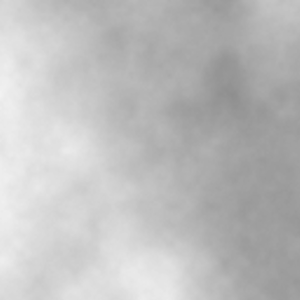
Frame 1 (no input)
Frame 60 (the mouse pressed at the canvas centre just before this capture): identical to frame 1, image omitted
Frame 120 (the mouse held since frame 60 and released just before this capture): identical to frame 1, image omitted

The Processing sketch that drew this single still picture (run headless with seeded random() and noise(); from frame 60 on, the mouse is pressed at the canvas centre):

// Processing sketch: processing_118252
// ── processing_118252.pde

//20131030 HorusWang
//Noise test 2

void setup() {
  size(300, 300);
  noiseDetail(8, 0.6);
  
}
float akb =0;

void draw() {

  frameRate(30);// refresh times per second
  background(255);
  akb=+0.1;

  for (float x=0;x<=width;x++) {
    for(float y=0;y<=height;y++) {
      stroke(noise(x/300, y/300, akb)*255);
      point(x, y);
    }
  }
}
